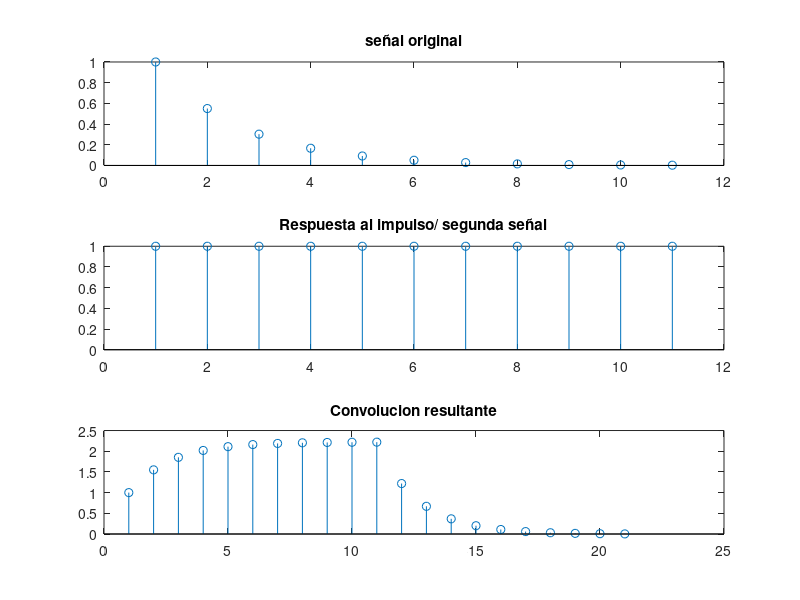

This chart was generated by the following MATLAB code:
n=-3:7;
x=0.55.^(n+3);
h=[1 1 1 1 1 1 1 1 1 1 1];
y=conv(x,h);
subplot(311)
stem(x)
title ('señal original')
subplot(312)
stem(h)
title ('Respuesta al impulso/ segunda señal')
subplot(313)
stem(y)
title ('Convolucion resultante')

